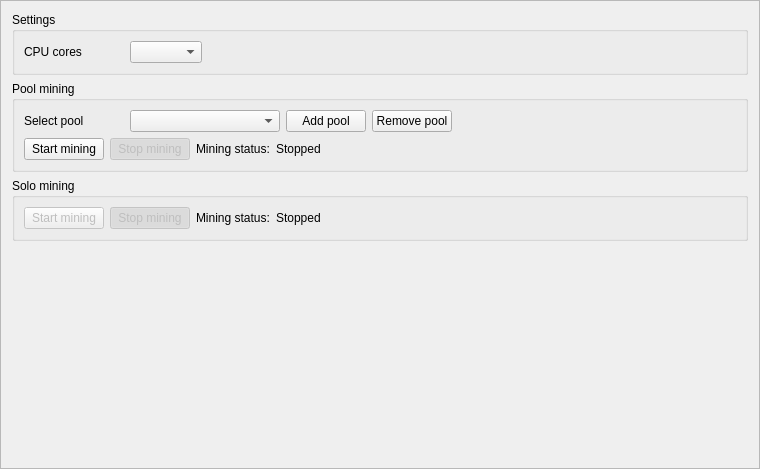
<?xml version="1.0" encoding="UTF-8"?>
<ui version="4.0">
 <class>MiningFrame</class>
 <widget class="QFrame" name="MiningFrame">
  <property name="geometry">
   <rect>
    <x>0</x>
    <y>0</y>
    <width>760</width>
    <height>469</height>
   </rect>
  </property>
  <property name="windowTitle">
   <string>Frame</string>
  </property>
  <property name="frameShape">
   <enum>QFrame::StyledPanel</enum>
  </property>
  <property name="frameShadow">
   <enum>QFrame::Raised</enum>
  </property>
  <layout class="QGridLayout" name="gridLayout_6">
   <item row="3" column="0">
    <spacer name="verticalSpacer_4">
     <property name="orientation">
      <enum>Qt::Vertical</enum>
     </property>
     <property name="sizeHint" stdset="0">
      <size>
       <width>20</width>
       <height>40</height>
      </size>
     </property>
    </spacer>
   </item>
   <item row="1" column="0">
    <widget class="QGroupBox" name="groupBox">
     <property name="title">
      <string>Pool mining</string>
     </property>
     <layout class="QGridLayout" name="gridLayout_3">
      <item row="0" column="1">
       <widget class="QComboBox" name="m_poolCombo">
        <property name="minimumSize">
         <size>
          <width>150</width>
          <height>0</height>
         </size>
        </property>
        <property name="styleSheet">
         <string notr="true"/>
        </property>
        <property name="editable">
         <bool>false</bool>
        </property>
       </widget>
      </item>
      <item row="0" column="4">
       <spacer name="horizontalSpacer_5">
        <property name="orientation">
         <enum>Qt::Horizontal</enum>
        </property>
        <property name="sizeHint" stdset="0">
         <size>
          <width>422</width>
          <height>20</height>
         </size>
        </property>
       </spacer>
      </item>
      <item row="0" column="2">
       <widget class="QPushButton" name="m_addPoolButton">
        <property name="styleSheet">
         <string notr="true"/>
        </property>
        <property name="text">
         <string>Add pool</string>
        </property>
        <property name="icon">
         <iconset resource="../../resources.qrc">
          <normaloff>:/icons/add</normaloff>:/icons/add</iconset>
        </property>
       </widget>
      </item>
      <item row="0" column="0">
       <widget class="QLabel" name="label">
        <property name="minimumSize">
         <size>
          <width>100</width>
          <height>0</height>
         </size>
        </property>
        <property name="text">
         <string>Select pool</string>
        </property>
       </widget>
      </item>
      <item row="1" column="0" colspan="5">
       <layout class="QGridLayout" name="gridLayout_2">
        <item row="0" column="4">
         <spacer name="horizontalSpacer">
          <property name="orientation">
           <enum>Qt::Horizontal</enum>
          </property>
          <property name="sizeHint" stdset="0">
           <size>
            <width>40</width>
            <height>20</height>
           </size>
          </property>
         </spacer>
        </item>
        <item row="0" column="0">
         <widget class="QPushButton" name="m_startButton">
          <property name="styleSheet">
           <string notr="true"/>
          </property>
          <property name="text">
           <string>Start mining</string>
          </property>
          <property name="checkable">
           <bool>true</bool>
          </property>
          <attribute name="buttonGroup">
           <string notr="true">m_miningButtonGroup</string>
          </attribute>
         </widget>
        </item>
        <item row="0" column="1">
         <widget class="QPushButton" name="m_stopButton">
          <property name="enabled">
           <bool>false</bool>
          </property>
          <property name="styleSheet">
           <string notr="true"/>
          </property>
          <property name="text">
           <string>Stop mining</string>
          </property>
          <property name="checkable">
           <bool>true</bool>
          </property>
          <property name="checked">
           <bool>true</bool>
          </property>
          <attribute name="buttonGroup">
           <string notr="true">m_miningButtonGroup</string>
          </attribute>
         </widget>
        </item>
        <item row="0" column="3">
         <widget class="QLabel" name="m_poolLabel">
          <property name="text">
           <string>Stopped</string>
          </property>
         </widget>
        </item>
        <item row="0" column="2">
         <widget class="QLabel" name="label_3">
          <property name="text">
           <string>Mining status:</string>
          </property>
         </widget>
        </item>
       </layout>
      </item>
      <item row="0" column="3">
       <widget class="QPushButton" name="m_delPoolButton">
        <property name="styleSheet">
         <string notr="true"/>
        </property>
        <property name="text">
         <string>Remove pool</string>
        </property>
        <property name="icon">
         <iconset resource="../../resources.qrc">
          <normaloff>:/icons/remove</normaloff>:/icons/remove</iconset>
        </property>
       </widget>
      </item>
     </layout>
     <zorder>m_poolCombo</zorder>
     <zorder>label</zorder>
     <zorder>m_addPoolButton</zorder>
     <zorder>m_delPoolButton</zorder>
    </widget>
   </item>
   <item row="0" column="0">
    <widget class="QGroupBox" name="groupBox_3">
     <property name="title">
      <string>Settings</string>
     </property>
     <layout class="QGridLayout" name="gridLayout">
      <item row="0" column="0">
       <widget class="QLabel" name="label_2">
        <property name="minimumSize">
         <size>
          <width>100</width>
          <height>0</height>
         </size>
        </property>
        <property name="text">
         <string>CPU cores</string>
        </property>
       </widget>
      </item>
      <item row="0" column="1">
       <widget class="QComboBox" name="m_cpuCombo">
        <property name="styleSheet">
         <string notr="true"/>
        </property>
       </widget>
      </item>
      <item row="0" column="2">
       <spacer name="horizontalSpacer_3">
        <property name="orientation">
         <enum>Qt::Horizontal</enum>
        </property>
        <property name="sizeHint" stdset="0">
         <size>
          <width>587</width>
          <height>20</height>
         </size>
        </property>
       </spacer>
      </item>
     </layout>
    </widget>
   </item>
   <item row="2" column="0">
    <widget class="QGroupBox" name="groupBox_2">
     <property name="minimumSize">
      <size>
       <width>0</width>
       <height>0</height>
      </size>
     </property>
     <property name="title">
      <string>Solo mining</string>
     </property>
     <layout class="QGridLayout" name="gridLayout_4">
      <item row="0" column="4">
       <spacer name="horizontalSpacer_2">
        <property name="orientation">
         <enum>Qt::Horizontal</enum>
        </property>
        <property name="sizeHint" stdset="0">
         <size>
          <width>555</width>
          <height>20</height>
         </size>
        </property>
       </spacer>
      </item>
      <item row="0" column="1">
       <widget class="QPushButton" name="m_stopSolo">
        <property name="enabled">
         <bool>false</bool>
        </property>
        <property name="styleSheet">
         <string notr="true"/>
        </property>
        <property name="text">
         <string>Stop mining</string>
        </property>
        <property name="checkable">
         <bool>true</bool>
        </property>
        <property name="checked">
         <bool>true</bool>
        </property>
        <attribute name="buttonGroup">
         <string notr="true">m_soloButtonGroup</string>
        </attribute>
       </widget>
      </item>
      <item row="0" column="0">
       <widget class="QPushButton" name="m_startSolo">
        <property name="enabled">
         <bool>false</bool>
        </property>
        <property name="styleSheet">
         <string notr="true"/>
        </property>
        <property name="text">
         <string>Start mining</string>
        </property>
        <property name="checkable">
         <bool>true</bool>
        </property>
        <attribute name="buttonGroup">
         <string notr="true">m_soloButtonGroup</string>
        </attribute>
       </widget>
      </item>
      <item row="0" column="3">
       <widget class="QLabel" name="m_soloLabel">
        <property name="text">
         <string>Stopped</string>
        </property>
       </widget>
      </item>
      <item row="0" column="2">
       <widget class="QLabel" name="label_4">
        <property name="text">
         <string>Mining status:</string>
        </property>
       </widget>
      </item>
     </layout>
    </widget>
   </item>
  </layout>
 </widget>
 <resources>
  <include location="../../resources.qrc"/>
 </resources>
 <connections>
  <connection>
   <sender>m_startButton</sender>
   <signal>toggled(bool)</signal>
   <receiver>m_startButton</receiver>
   <slot>setDisabled(bool)</slot>
   <hints>
    <hint type="sourcelabel">
     <x>71</x>
     <y>117</y>
    </hint>
    <hint type="destinationlabel">
     <x>71</x>
     <y>117</y>
    </hint>
   </hints>
  </connection>
  <connection>
   <sender>m_stopButton</sender>
   <signal>toggled(bool)</signal>
   <receiver>m_stopButton</receiver>
   <slot>setDisabled(bool)</slot>
   <hints>
    <hint type="sourcelabel">
     <x>194</x>
     <y>117</y>
    </hint>
    <hint type="destinationlabel">
     <x>194</x>
     <y>117</y>
    </hint>
   </hints>
  </connection>
  <connection>
   <sender>m_miningButtonGroup</sender>
   <signal>buttonClicked(QAbstractButton*)</signal>
   <receiver>MiningFrame</receiver>
   <slot>startStopClicked(QAbstractButton*)</slot>
   <hints>
    <hint type="sourcelabel">
     <x>-1</x>
     <y>-1</y>
    </hint>
    <hint type="destinationlabel">
     <x>379</x>
     <y>234</y>
    </hint>
   </hints>
  </connection>
  <connection>
   <sender>m_soloButtonGroup</sender>
   <signal>buttonClicked(QAbstractButton*)</signal>
   <receiver>MiningFrame</receiver>
   <slot>startStopSoloClicked(QAbstractButton*)</slot>
   <hints>
    <hint type="sourcelabel">
     <x>-1</x>
     <y>-1</y>
    </hint>
    <hint type="destinationlabel">
     <x>379</x>
     <y>234</y>
    </hint>
   </hints>
  </connection>
  <connection>
   <sender>m_addPoolButton</sender>
   <signal>clicked()</signal>
   <receiver>MiningFrame</receiver>
   <slot>addPoolClicked()</slot>
   <hints>
    <hint type="sourcelabel">
     <x>380</x>
     <y>29</y>
    </hint>
    <hint type="destinationlabel">
     <x>379</x>
     <y>234</y>
    </hint>
   </hints>
  </connection>
  <connection>
   <sender>m_startSolo</sender>
   <signal>toggled(bool)</signal>
   <receiver>m_startSolo</receiver>
   <slot>setDisabled(bool)</slot>
   <hints>
    <hint type="sourcelabel">
     <x>58</x>
     <y>186</y>
    </hint>
    <hint type="destinationlabel">
     <x>58</x>
     <y>186</y>
    </hint>
   </hints>
  </connection>
  <connection>
   <sender>m_stopSolo</sender>
   <signal>toggled(bool)</signal>
   <receiver>m_stopSolo</receiver>
   <slot>setDisabled(bool)</slot>
   <hints>
    <hint type="sourcelabel">
     <x>139</x>
     <y>186</y>
    </hint>
    <hint type="destinationlabel">
     <x>139</x>
     <y>186</y>
    </hint>
   </hints>
  </connection>
  <connection>
   <sender>m_poolCombo</sender>
   <signal>currentIndexChanged(QString)</signal>
   <receiver>MiningFrame</receiver>
   <slot>currentPoolChanged()</slot>
   <hints>
    <hint type="sourcelabel">
     <x>200</x>
     <y>103</y>
    </hint>
    <hint type="destinationlabel">
     <x>379</x>
     <y>234</y>
    </hint>
   </hints>
  </connection>
  <connection>
   <sender>m_delPoolButton</sender>
   <signal>clicked()</signal>
   <receiver>MiningFrame</receiver>
   <slot>removePoolClicked()</slot>
   <hints>
    <hint type="sourcelabel">
     <x>407</x>
     <y>103</y>
    </hint>
    <hint type="destinationlabel">
     <x>379</x>
     <y>234</y>
    </hint>
   </hints>
  </connection>
  <connection>
   <sender>m_cpuCombo</sender>
   <signal>currentIndexChanged(QString)</signal>
   <receiver>MiningFrame</receiver>
   <slot>setMiningThreads()</slot>
   <hints>
    <hint type="sourcelabel">
     <x>160</x>
     <y>42</y>
    </hint>
    <hint type="destinationlabel">
     <x>379</x>
     <y>234</y>
    </hint>
   </hints>
  </connection>
 </connections>
 <slots>
  <slot>startStopClicked(QAbstractButton*)</slot>
  <slot>startStopSoloClicked(QAbstractButton*)</slot>
  <slot>addPoolClicked()</slot>
 </slots>
 <buttongroups>
  <buttongroup name="m_miningButtonGroup"/>
  <buttongroup name="m_soloButtonGroup"/>
 </buttongroups>
</ui>
